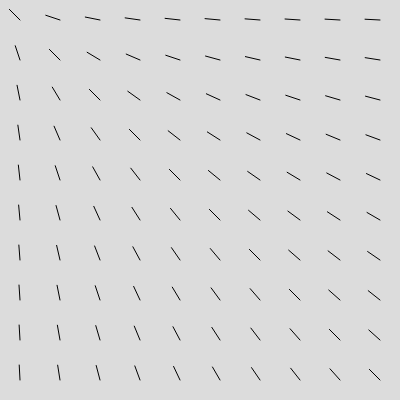
Frame 1 (no input)
Frame 60 (no input): identical to frame 1, image omitted
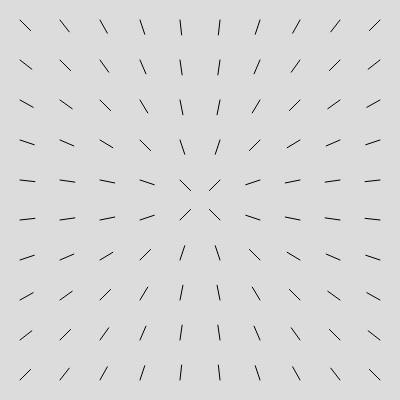
Frame 120 (the mouse pressed at the canvas centre since frame 60)

The p5.js sketch that drew these frames (run headless with seeded random() and noise() and a simulated clock; from frame 60 on, the mouse is pressed at the canvas centre):

// p5.js sketch
// ── sketch.js
let pointers = [];
function setup() {
  createCanvas(400, 400);
  for (let x = 20; x < 400; x += 40) {
    for (let y = 20; y < 400; y += 40) {
      pointers.push(new Pointer(x, y));
    }
  }
}

function draw() {
  background(220);

  for (let i = 0; i < pointers.length; i++) {
    let mouse = createVector(mouseX, mouseY);
    mouse.sub(pointers[i].ctr);
    mouse.normalize(); // scale to 1
    mouse.mult(15); // prob want this to be whole 
    push();
    translate(pointers[i].ctr.x, pointers[i].ctr.y);
    console.log(pointers[i].ctr.x, pointers[i].ctr.y);
    line(0, 0, mouse.x, mouse.y);
    pop();
  }
}


class Pointer {
  constructor(x, y) {
    this.ctr = createVector(x, y);
  }
}
